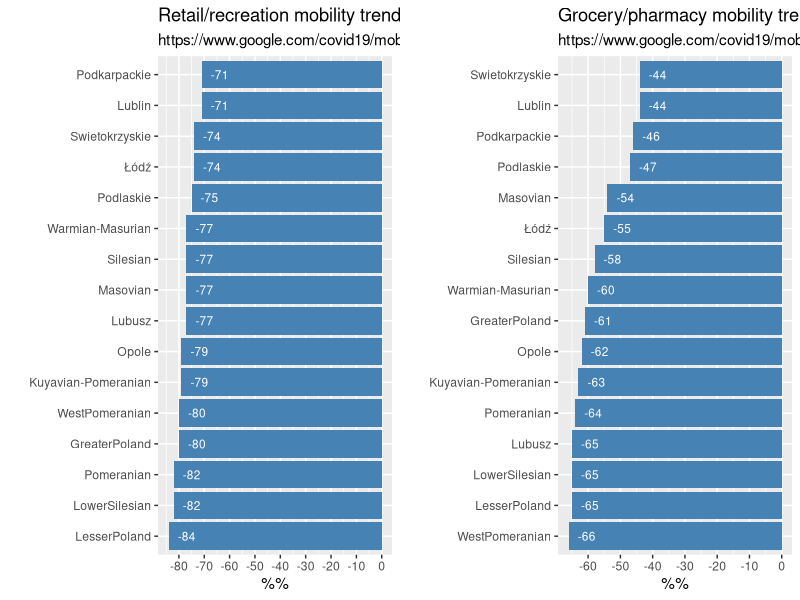
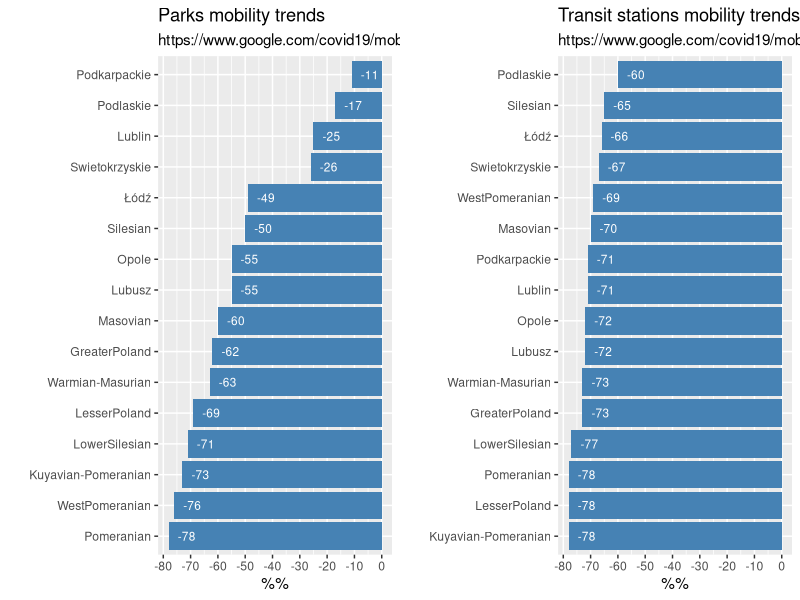
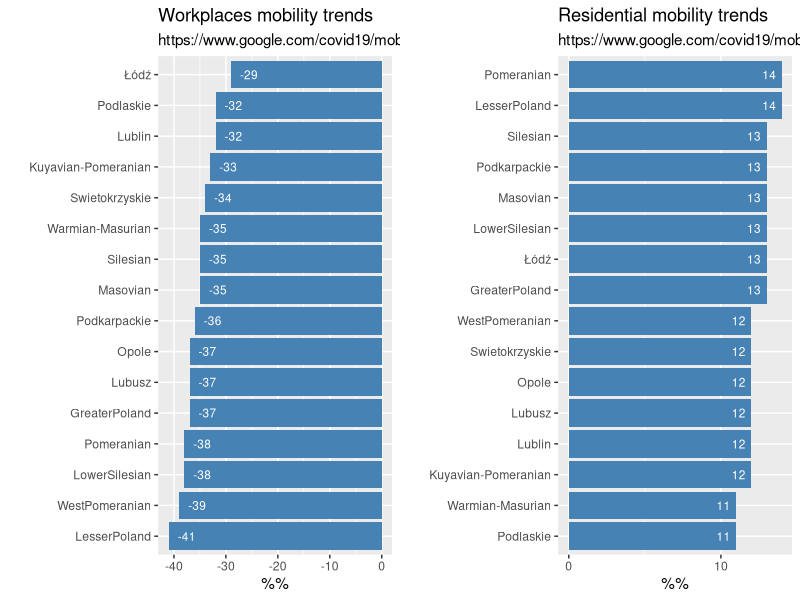

The R script that drew these images, in order:
library("dplyr")
library("ggplot2")
library("ggpubr")
##
spanV <- 0.25

surl <- "https://www.google.com/covid19/mobility/"
today <- Sys.Date()
tt<- format(today, "%d/%m/%Y")

d <- read.csv("2020-03-29_PL_Mobility_Report_en.csv", sep = ';',  header=T, na.string="NA")
##   colClasses = c('factor', 'factor', 'factor', 'character', 'character', 'numeric', 'numeric'));

## date;country;retrec;grocp;parks;transit;work;residential
p1 <- ggplot(d, aes(x=reorder(country, retrec),, y=retrec)) + 
 geom_bar(stat="identity", fill = "steelblue") + 
 geom_text(data=d, aes(label=sprintf("%.0f", retrec), x=country, y= retrec), hjust=-0.5, size=3, color="white" ) +
 xlab(label="") + ylab(label="%%") +
 scale_y_continuous(breaks=c(-90,-80,-70,-60,-50,-40,-30,-20,-10, 0, 10, 20, 30, 40, 50)) +
 coord_flip()+
 ggtitle(sprintf ("Retail/recreation mobility trends"), subtitle=sprintf("%s", surl))

p2 <- ggplot(d, aes(x=reorder(country, grocp),, y=grocp)) + 
 geom_bar(stat="identity", fill = "steelblue") + 
 geom_text(data=d, aes(label=sprintf("%.0f", grocp), x=country, y= grocp), hjust=-0.5, size=3, color="white" ) +
 xlab(label="") + ylab(label="%%") +
 scale_y_continuous(breaks=c(-90,-80,-70,-60,-50,-40,-30,-20,-10, 0, 10, 20, 30, 40, 50)) +
 coord_flip()+
 ggtitle(sprintf ("Grocery/pharmacy mobility trends"), subtitle=sprintf("%s", surl))

p3 <- ggplot(d, aes(x=reorder(country, parks),, y=parks)) + 
 geom_bar(stat="identity", fill = "steelblue") + 
 geom_text(data=d, aes(label=sprintf("%.0f", parks), x=country, y= parks), hjust=-0.5, size=3, color="white" ) +
 xlab(label="") + ylab(label="%%") +
 scale_y_continuous(breaks=c(-90,-80,-70,-60,-50,-40,-30,-20,-10, 0, 10, 20, 30, 40, 50)) +
 coord_flip()+
 ggtitle(sprintf ("Parks mobility trends"), subtitle=sprintf("%s", surl))
####
p4 <- ggplot(d, aes(x=reorder(country, transit),, y=transit)) + 
 geom_bar(stat="identity", fill = "steelblue") + 
 geom_text(data=d, aes(label=sprintf("%.0f", transit), x=country, y= transit), hjust=-0.5, size=3, color="white" ) +
 xlab(label="") + ylab(label="%%") +
 scale_y_continuous(breaks=c(-90,-80,-70,-60,-50,-40,-30,-20,-10, 0, 10, 20, 30, 40, 50)) +
 coord_flip()+
 ggtitle(sprintf ("Transit stations mobility trends"), subtitle=sprintf("%s", surl))

p5 <- ggplot(d, aes(x=reorder(country, work),, y=work)) + 
 geom_bar(stat="identity", fill = "steelblue") + 
 geom_text(data=d, aes(label=sprintf("%.0f", work), x=country, y= work), hjust=-0.5, size=3, color="white" ) +
 xlab(label="") + ylab(label="%%") +
 scale_y_continuous(breaks=c(-90,-80,-70,-60,-50,-40,-30,-20,-10, 0, 10, 20, 30, 40, 50)) +
 coord_flip()+
 ggtitle(sprintf ("Workplaces mobility trends"), subtitle=sprintf("%s", surl))

p6 <- ggplot(d, aes(x=reorder(country, residential), y=residential)) + 
 geom_bar(stat="identity", fill = "steelblue") + 
 geom_text(data=d, aes(label=sprintf("%.0f", residential), x=country, y= residential), hjust=1.4, size=3, color="white" ) +
 xlab(label="") + ylab(label="%%") +
 scale_y_continuous(breaks=c(-90,-80,-70,-60,-50,-40,-30,-20,-10, 0, 10, 20, 30, 40, 50)) +
 coord_flip()+
 ggtitle(sprintf ("Residential mobility trends"), subtitle=sprintf("%s", surl))

p12 <- ggarrange(p1, p2, ncol=2, nrow=1)
p34 <- ggarrange(p3, p4, ncol=2, nrow=1)
p56 <- ggarrange(p5, p6, ncol=2, nrow=1)

ggsave(plot=p12, "gmr_rr_12pl.png", width=9)
ggsave(plot=p34, "gmr_rr_34pl.png", width=9)
ggsave(plot=p56, "gmr_rr_56pl.png", width=9)

